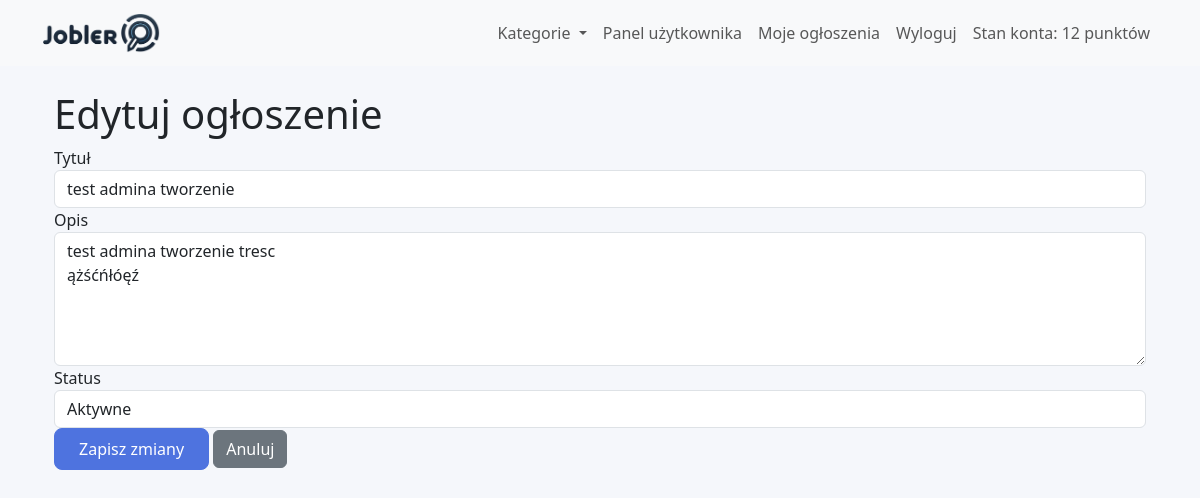
The page /views/user/edit_job.php?id=12 (signed in) on the database as committed earlier.
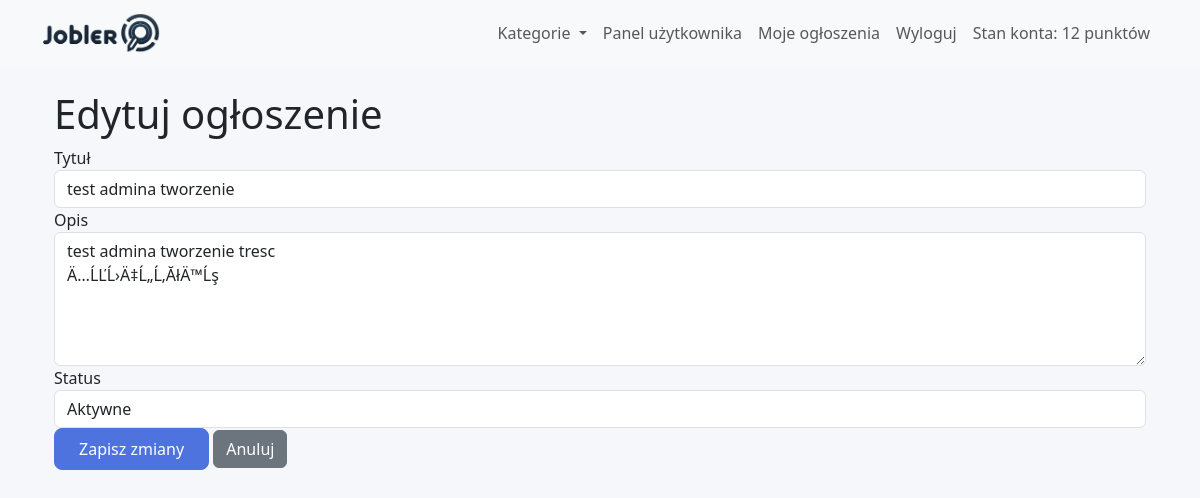
The same page on the database as committed later.
### tables this page shows
CREATE TABLE `jobs` (
  `id` int(11) NOT NULL,
  `user_id` int(11) NOT NULL,
  `title` varchar(255) NOT NULL,
  `description` text NOT NULL,
  `status` enum('open','in_progress','closed') NOT NULL DEFAULT 'open',
  `created_at` timestamp NOT NULL DEFAULT current_timestamp(),
  `updated_at` timestamp NOT NULL DEFAULT current_timestamp() ON UPDATE current_timestamp(),
  `points_required` int(11) NOT NULL DEFAULT 1,
  `category_id` int(11) DEFAULT NULL,
  `executor_id` int(11) DEFAULT NULL
);

### models/Database.php (called while the page is built, shortened)
<?php
class Database {
    private static $pdo;
    public static function getConnection() {
        if (self::$pdo == null) {
            try {
                self::$pdo = new PDO(
                    'mysql:host=localhost;dbname=jobler',
                    'root',
                    ''
                );
                self::$pdo->setAttribute(PDO::ATTR_ERRMODE, PDO::ERRMODE_EXCEPTION);
                self::$pdo->setAttribute(PDO::ATTR_DEFAULT_FETCH_MODE, PDO::FETCH_ASSOC);
            } catch (PDOException $e) {
                die("Connection failed: " . $e->getMessage());
            }
        }
        return self::$pdo;
    }
}
?>

### models/Job.php (called while the page is built, shortened)
<?php
include_once('Database.php');
class Job {
    private $pdo;
    public function __construct() {
        $this->pdo = Database::getConnection();
    }
    public function getJobDetails($jobId) {
        $sql = "SELECT jobs.*, users.name as user_name
                FROM jobs
                LEFT JOIN users ON jobs.user_id = users.id
                WHERE jobs.id = :job_id";
        $stmt = $this->pdo->prepare($sql);
        $stmt->bindParam(':job_id', $jobId, PDO::PARAM_INT);
        $stmt->execute();
        return $stmt->fetch(PDO::FETCH_ASSOC);
    }
}
?>

### views/user/edit_job.php (the view, shortened to what this page needs)
<?php
include_once('../../models/Job.php');
$jobModel = new Job();
$jobId = $_GET['id'];
$job = $jobModel->getJobDetails($jobId);
include('../partials/header.php');
?>
<div class="container">
    <h1>Edytuj ogłoszenie</h1>
    <form method="POST">
        <div class="form-group">
            <label for="title">Tytuł</label>
            <input type="text" class="form-control" id="title" name="title" value="<?php echo htmlspecialchars($job['title']); ?>" required>
        </div>
        <div class="form-group">
            <label for="description">Opis</label>
            <textarea class="form-control" id="description" name="description" rows="5" required><?php echo htmlspecialchars($job['description']); ?></textarea>
        </div>
        <div class="form-group">
            <label for="status">Status</label>
            <select class="form-control" id="status" name="status" required>
                <option value="open" <?php echo $job['status'] === 'open' ? 'selected' : ''; ?>>Aktywne</option>
            </select>
        </div>
        <button type="submit" class="btn btn-primary">Zapisz zmiany</button>
        <a href="/views/user/dashboard.php" class="btn btn-secondary">Anuluj</a>
    </form>
</div>
<?php
include('../partials/footer.php');
?>

Rows that differ between the two databases and show on the page:
changed jobs "test admina tworzenie": description "test admina tworzenie tresc ążśćńłóęź" → "test admina tworzenie tresc Ä…ĹĽĹ›Ä‡Ĺ„Ĺ‚ĂłÄ™Ĺş"
